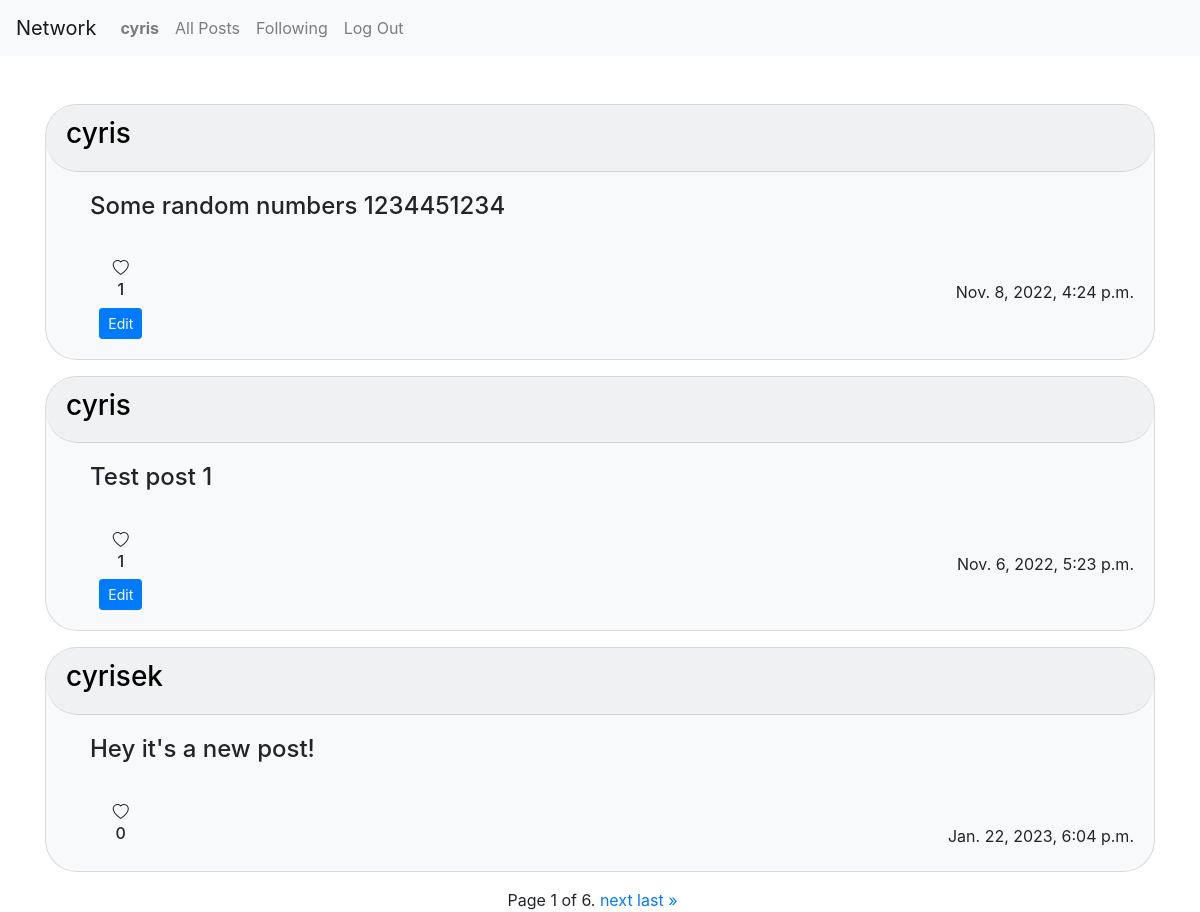
Page /following (signed in) on the committed database.
### network/models.py (models this page shows, shortened)
class User(AbstractUser):
    pass

class Post(models.Model):
    user = models.ForeignKey(User, on_delete=models.CASCADE)
    body = models.TextField(blank=True)
    timestamp = models.DateTimeField(auto_now_add=True)
    likes = models.ManyToManyField(
        User, default=None, related_name="liked_posts")

### network/views.py (the view)
# urls.py: path("following", views.following, name="following"),
@ login_required
def following(request):
    user = request.user
    profiles = Profile.objects.filter(followers=user)
    liked_posts = user.liked_posts.all()
    posts = []
    for profile in profiles:
        user_post = Post.objects.filter(
            user_id=profile.user_id).order_by('-timestamp')
        for post in user_post:
            posts.append(post)
    paginator = Paginator(posts, 3)
    page_number = request.GET.get('page')
    page_obj = paginator.get_page(page_number)
    return render(request, "network/following.html", {
        "page_obj": page_obj,
        "liked_posts": liked_posts,
    })

### network/templates/network/following.html (shortened to what this page needs)
{% extends "network/layout.html" %}
{% block body %}
{% if user.is_authenticated %}
<div id="view_post" class="container justify-content-center mt-5">
    {% for post in page_obj %}
    <div class="card bg-light mb-3 d-flex justify-content-center">
        <div class="card-header">
            <a style="color: black;" href="{% url 'profile' id=post.user %}">
                <h3 id="username">{{post.user}}</h3>
            </a>
        </div>
        <div class="card-body">
            <div class="row ml-4">
                <h4 id="body" class="card-title">{{post.body}}</h4>
            </div>
            <div class="row d-flex justify-content-between">
                {% if request.user.is_authenticated %}
                <div id="button-{{post.id}}" class="col-1 ml-4 mt-4 text-center">
                    {% if post in liked_posts %}
                    <i class="bi bi-heart-fill" id="{{post.id}}"></i>
                    {% else %}
                    <i class="bi bi-heart" id="{{post.id}}"></i>
                    {% endif %}
                    <h6 id="likes-{{post.id}}">{{post.likes.count}}</h6>
                    {% if post.user_id == request.user.id %}
                    <a class="edit edit-{{post.id}} btn btn-sm btn-primary text-white" id="{{post.id}}">Edit</a>
                    {% endif %}
                </div>
                {% endif %}
                <div class="col-7 d-flex justify-content-end mt-5">
                    <p class="card-text">{{post.timestamp}}</p>
                </div>
            </div>
        </div>
    </div>
    {% endfor %}
</div>
<div class="pagination container justify-content-center">
    <span class="step-links">
        <span class="current">
            Page {{ page_obj.number }} of {{ page_obj.paginator.num_pages }}.
        </span>
        {% if page_obj.has_next %}
        <a href="?page={{ page_obj.next_page_number }}">next</a>
        <a href="?page={{ page_obj.paginator.num_pages }}">last &raquo;</a>
        {% endif %}
    </span>
</div>
{% endif%}
{% endblock %}

### network/templates/network/layout.html (shortened to what this page needs)
{% load static %}
<!DOCTYPE html>
<html lang="en">
<head>
    <link rel="stylesheet" href="https://stackpath.bootstrapcdn.com/bootstrap/4.4.1/css/bootstrap.min.css"
>
    <link href="{% static 'network/styles.css' %}" rel="stylesheet">
    <link rel="stylesheet" href="https://cdn.jsdelivr.net/npm/bootstrap-icons@1.9.1/font/bootstrap-icons.css"
>
    <link rel="stylesheet"
        href="https://cdn.jsdelivr.net/npm/@fortawesome/fontawesome-free@6.2.0/css/fontawesome.min.css"
>
</head>
<body>
    <nav class="navbar navbar-expand-lg navbar-light bg-light">
        <a class="navbar-brand" href="#">Network</a>
        <div>
            <ul class="navbar-nav mr-auto">
                {% if user.is_authenticated %}
                <li class="nav-item">
                    <a class="nav-link"
                        href="{% url 'profile' id=user.username %}"><strong>{{request.user.username}}</strong></a>
                </li>
                {% endif %}
                <li class="nav-item">
                    <a class="nav-link" id="inbox" href="{% url 'index' %}">All Posts</a>
                </li>
                {% if user.is_authenticated %}
                <li class="nav-item">
                    <a class="nav-link" id="following" href="{% url 'following' %}">Following</a>
                </li>
                <li class="nav-item">
                    <a class="nav-link" href="{% url 'logout' %}">Log Out</a>
                </li>
                {% endif %}
            </ul>
        </div>
    </nav>
    <div class="body">
        {% block body %}
        {% endblock %}
    </div>
</body>
</html>

### network/static/network/styles.css (style rules this page uses)
* { padding: 0px; margin: 0px; }
body { height: 100vh; }
.card { border-radius: 2rem; }
.card-header { border-radius: inherit !important; }

### rows in the picture
User: user.username "cyris"
Post: user "cyris", body "Some random numbers 1234451234", likes.count "1", timestamp "Nov. 8, 2022, 4:24 p.m."
Post: user "cyris", body "Test post 1", likes.count "1", timestamp "Nov. 6, 2022, 5:23 p.m."
Post: user "cyrisek", body "Hey it's a new post!", likes.count "0", timestamp "Jan. 22, 2023, 6:04 p.m."

### other values in the picture
{{ page_obj.number }} "1"
{{ page_obj.paginator.num_pages }} "6"
